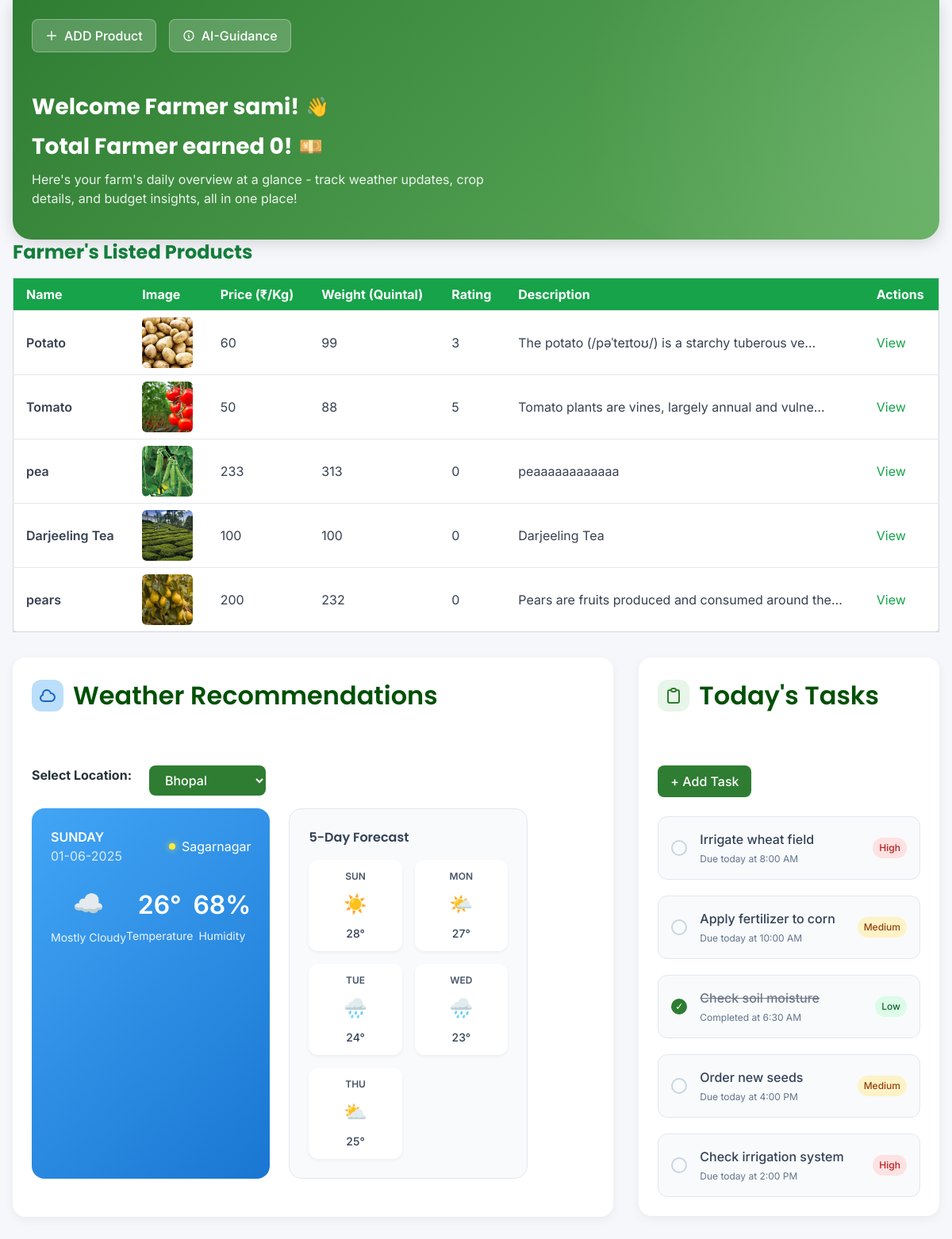
/farmer-dashboard/ (signed in), run on an earlier commit of the app's database.
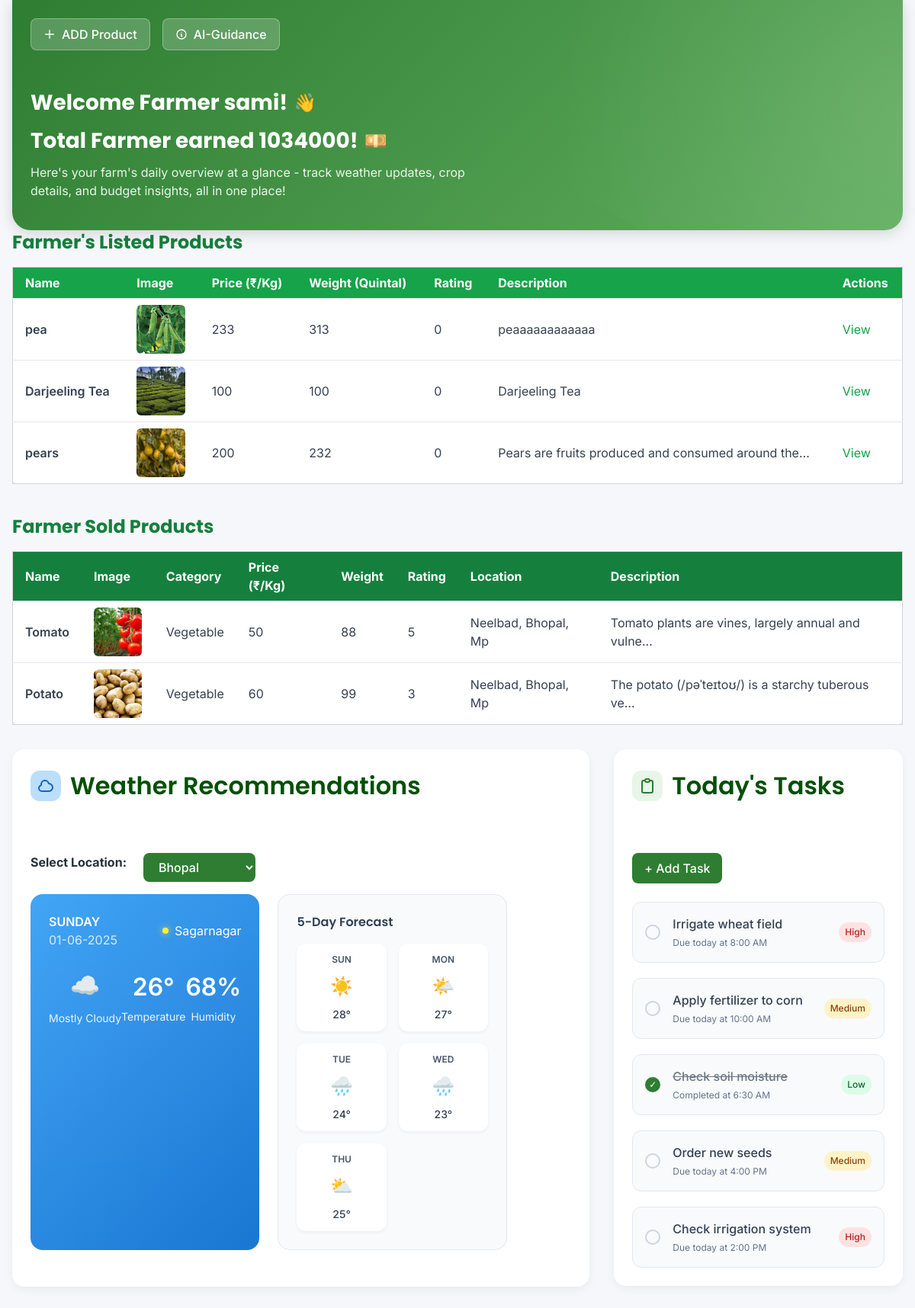
And on a later commit of the database.
### home/models.py (models this page shows, shortened)
class MarketItems(models.Model):
    farmer = models.ForeignKey(User,on_delete=models.CASCADE)
    items_name = models.CharField(max_length=1000)
    items_description = models.TextField(max_length=1000)
    category = models.ForeignKey(Category,on_delete=models.CASCADE)   # e.g. “Fertilizer”, “Tool”
    item_price = models.IntegerField()
    item_image = models.ImageField(upload_to='market_items/')
    items_weight = models.IntegerField()
    min_weight = models.IntegerField(default=0)
    item_rating = models.IntegerField(default=0)
    location = models.CharField(max_length=300,default="Neelbad, Bhopal, Mp")
    def __str__(self):
        return self.items_name

class FarmerHistory(models.Model):
    farmer = models.ForeignKey(User,on_delete=models.CASCADE)
    items_name = models.CharField(max_length=1000)
    items_description = models.TextField(max_length=1000)
    category = models.ForeignKey(Category,on_delete=models.CASCADE)   # e.g. “Fertilizer”, “Tool”
    item_price = models.IntegerField()
    item_image = models.ImageField(upload_to='market_items/')
    items_weight = models.IntegerField()
    item_rating = models.IntegerField(default=0)
    location = models.CharField(max_length=300,default="Neelbad, Bhopal, Mp")
    def __str__(self):
        return self.items_name

class Category(models.Model):
    name = models.CharField(max_length=300)

### home/views.py (the view)
# urls.py: path("farmer-dashboard/",views.farmer_dashboard,name="farmer_dashboard"),
@login_required
def farmer_dashboard(request):
    user = request.user
    history = FarmerHistory.objects.filter(farmer=user)
    market_items = MarketItems.objects.filter(farmer=request.user)
    total_amount = 0
    for item in history:
        total_amount += item.item_price*100*item.items_weight
    print(market_items)
    print(history)
    context = {
        "name" : user.first_name,
        "history":history,
        "total_amount" : total_amount,
        "market_items" : market_items
    }
    return render(request,"home/farmer_dashboard.html",context)

### templates/home/farmer_dashboard.html (shortened to what this page needs)
{% load static %}
<!DOCTYPE html>
<html lang="en">
  <head>
    <script src="https://cdn.tailwindcss.com"></script>
  </head>
  <body>
    <div class="app-container">
      <header class="header animate-slide-up">
        <div class="header-container">
          <div class="header-top">
            <div class="header-actions">
              <button class="add-farm-button" id="addProductBtn" onclick="window.location.href='{%url 'list_item' %}'">
                <svg width="16" height="16" fill="none" viewBox="0 0 24 24" stroke="currentColor">
                  <path stroke-linecap="round" stroke-linejoin="round" stroke-width="2" d="M12 4v16m8-8H4" />
                </svg>
                ADD Product
              </button>
              <button class="add-farm-button" id="guidanceBtn" onclick="window.location.href='{%url 'farmer_guidance' %}'">
                <svg width="16" height="16" fill="none" viewBox="0 0 24 24" stroke="currentColor">
                  <path stroke-linecap="round" stroke-linejoin="round" stroke-width="2" d="M13 16h-1v-4h-1m1-4h.01M21 12a9 9 0 11-18 0 9 9 0 0118 0z" />
                </svg>
                AI-Guidance
              </button>
            </div>
          </div>
          <div class="welcome-section animate-fade-in">
            <h1 class="welcome-title">
              Welcome Farmer {{name}}!
              <span class="hand-wave animate-bounce-gentle">👋</span>
            </h1>
            <h1 class="welcome-title">
              Total Farmer earned {{total_amount}}!
              <span class="hand-wave animate-bounce-gentle">💴</span>
            </h1>
            <p class="welcome-text">
              Here's your farm's daily overview at a glance - track weather updates, crop details, and budget insights, all in one place!
            </p>
          </div>
        </div>
      </header>
      {% if market_items %}
  <h2 class="text-2xl font-bold text-green-700 mb-4">Farmer's Listed Products</h2>
  <div class="overflow-x-auto">
    <table class="min-w-full table-auto border border-gray-300 bg-white rounded-lg shadow">
      <thead class="bg-green-600 text-white">
        <tr>
          <th class="px-4 py-2 text-left">Name</th>
          <th class="px-4 py-2 text-left">Image</th>
          <th class="px-4 py-2 text-left">Price (₹/Kg)</th>
          <th class="px-4 py-2 text-left">Weight (Quintal)</th>
          <th class="px-4 py-2 text-left">Rating</th>
          <th class="px-4 py-2 text-left">Description</th>
          <th class="px-4 py-2 text-left">Actions</th>
        </tr>
      </thead>
      <tbody class="text-gray-700">
        {% for item in market_items %}
        <tr class="border-t hover:bg-green-50">
          <td class="px-4 py-2 font-semibold">{{ item.items_name }}</td>
          <td class="px-4 py-2">
            {% if item.item_image %}
              <img src="{{ item.item_image.url }}" alt="{{ item.items_name }}" class="h-16 w-16 object-cover rounded-md">
            {% else %}
              <span class="italic text-gray-400">No Image</span>
            {% endif %}
          </td>
          <td class="px-4 py-2">{{ item.item_price }}</td>
          <td class="px-4 py-2">{{ item.items_weight }}</td>
          <td class="px-4 py-2">{{ item.item_rating }}</td>
          <td class="px-4 py-2">{{ item.items_description|truncatechars:50 }}</td>
          <td class="px-4 py-2">
            <a href="{% url 'product_card' item.id %}" class="text-green-600 hover:underline">View</a>
          </td>
        </tr>
        {% endfor %}
      </tbody>
    </table>
  </div>
{% endif %}
{% if history %}
  <h2 class="text-2xl font-bold text-green-700 mt-10 mb-4">Farmer Sold Products</h2>
  <div class="overflow-x-auto">
    <table class="min-w-full table-auto border border-gray-300 bg-white rounded-lg shadow">
      <thead class="bg-green-700 text-white">
        <tr>
          <th class="px-4 py-2 text-left">Name</th>
          <th class="px-4 py-2 text-left">Image</th>
          <th class="px-4 py-2 text-left">Category</th>
          <th class="px-4 py-2 text-left">Price (₹/Kg)</th>
          <th class="px-4 py-2 text-left">Weight</th>
          <th class="px-4 py-2 text-left">Rating</th>
          <th class="px-4 py-2 text-left">Location</th>
          <th class="px-4 py-2 text-left">Description</th>
        </tr>
      </thead>
      <tbody class="text-gray-700">
        {% for item in history %}
        <tr class="border-t hover:bg-green-50">
          <td class="px-4 py-2 font-semibold">{{ item.items_name }}</td>
          <td class="px-4 py-2">
            {% if item.item_image %}
              <img src="{{ item.item_image.url }}" alt="{{ item.items_name }}" class="h-16 w-16 object-cover rounded-md">
            {% else %}
              <img src="{% static 'images/placeholder.jpg' %}" alt="No image" class="h-16 w-16 object-cover rounded-md">
            {% endif %}
          </td>
          <td class="px-4 py-2">{{ item.category.name }}</td>
          <td class="px-4 py-2">{{ item.item_price }}</td>
          <td class="px-4 py-2">{{ item.items_weight }}</td>
          <td class="px-4 py-2">{{ item.item_rating }}</td>
          <td class="px-4 py-2">{{ item.location }}</td>
          <td class="px-4 py-2">{{ item.items_description|truncatechars:50 }}</td>
        </tr>
        {% endfor %}
      </tbody>
    </table>
  </div>
{% endif %}
      <main class="main-content">
        <section class="weather-section animate-slide-right">
          <div class="section-header">
            <div class="section-title">
              <div class="icon-container weather-icon-container">
                <svg class="section-icon" fill="none" viewBox="0 0 24 24" stroke="currentColor">
                  <path stroke-linecap="round" stroke-linejoin="round" stroke-width="2" d="M3 15a4 4 0 004 4h9a5 5 0 10-.1-9.999 5.002 5.002 0 10-9.78 2.096A4.4 4.4 0 003 15z" />
                </svg>
              </div>
              <h2>Weather Recommendations</h2>
            </div>
              <div class="section-actions">
                <label for="locationSelect" style="margin-right: 10px; font-weight: bold;">Select Location:</label>
                <select id="locationSelect" class="primary-button">
                  <option value="Bhopal">Bhopal</option>
                </select>
              </div>
          <div class="weather-content">
            <div class="weather-details">
              <div class="weather-header">
                <div>
                  <p class="day">SATURDAY</p>
                  <p class="date">02-Nov-2024</p>
                </div>
                <div class="location">
                  <div class="location-dot"></div>
                  <span>Sagarnagar</span>
                </div>
              </div>
              <div class="weather-stats">
                <div class="weather-stat-item">
                  <div class="stat-emoji">☁️</div>
                  <div class="stat-text">Mostly Cloudy</div>
                </div>
                <div class="weather-stat-item">
                  <div class="stat-value">26°</div>
                  <div class="stat-label">Temperature</div>
                </div>
                <div class="weather-stat-item">
                  <div class="stat-value">68%</div>
                  <div class="stat-label">Humidity</div>
                </div>
              </div>
            </div>
            <div class="weather-forecast">
              <h3 class="forecast-title">5-Day Forecast</h3>
              <div class="forecast-items">
                <div class="forecast-item">
                  <div class="forecast-day">SUN</div>
                  <div class="forecast-emoji">☀️</div>
                  <div class="forecast-temp">28°</div>
                </div>
                <div class="forecast-item">
                  <div class="forecast-day">MON</div>
                  <div class="forecast-emoji">🌤️</div>
                  <div class="forecast-temp">27°</div>
                </div>
                <div class="forecast-item">
                  <div class="forecast-day">TUE</div>
                  <div class="forecast-emoji">🌧️</div>
                  <div class="forecast-temp">24°</div>
                </div>
                <div class="forecast-item">
                  <div class="forecast-day">WED</div>
                  <div class="forecast-emoji">🌧️</div>
                  <div class="forecast-temp">23°</div>
                </div>
                <div class="forecast-item">
                  <div class="forecast-day">THU</div>
                  <div class="forecast-emoji">⛅</div>
                  <div class="forecast-temp">25°</div>
                </div>
              </div>
            </div>
          </div>
        </section>
        <section class="tasks-section animate-slide-left">
          <div class="section-header">
            <div class="section-title">
              <div class="icon-container" style="background-color: #e8f5e9; color: #2e7d32;">
                <svg class="section-icon" fill="none" viewBox="0 0 24 24" stroke="currentColor">
                  <path stroke-linecap="round" stroke-linejoin="round" stroke-width="2" d="M9 5H7a2 2 0 00-2 2v12a2 2 0 002 2h10a2 2 0 002-2V7a2 2 0 00-2-2h-2M9 5a2 2 0 002 2h2a2 2 0 002-2M9 5a2 2 0 012-2h2a2 2 0 012 2" />
                </svg>
              </div>
              <h2>Today's Tasks</h2>
            </div>
            <div class="section-actions">
              <button class="primary-button" id="addTaskBtn">
                + Add Task
              </button>
            </div>
          </div>
          <div class="tasks-content">
            <div class="task-item">
              <div class="task-checkbox" onclick="toggleTaskComplete(this)"></div>
              <div class="task-content">
                <div class="task-title">Irrigate wheat field</div>
                <div class="task-due" data-original="Due today at 8:00 AM">Due today at 8:00 AM</div>
              </div>
              <div class="task-priority priority-high">High</div>
            </div>
            <div class="task-item">
              <div class="task-checkbox" onclick="toggleTaskComplete(this)"></div>
              <div class="task-content">
                <div class="task-title">Apply fertilizer to corn</div>
                <div class="task-due" data-original="Due today at 10:00 AM">Due today at 10:00 AM</div>
              </div>
              <div class="task-priority priority-medium">Medium</div>
            </div>
            <div class="task-item">
              <div class="task-checkbox checked" onclick="toggleTaskComplete(this)"></div>
              <div class="task-content">
                <div class="task-title" style="text-decoration: line-through; opacity: 0.7;">Check soil moisture</div>
                <div class="task-due" data-original="Due today at 6:30 AM">Completed at 6:30 AM</div>
              </div>
              <div class="task-priority priority-low">Low</div>
            </div>
            <div class="task-item">
              <div class="task-checkbox" onclick="toggleTaskComplete(this)"></div>
              <div class="task-content">
                <div class="task-title">Order new seeds</div>
                <div class="task-due" data-original="Due today at 4:00 PM">Due today at 4:00 PM</div>
              </div>
              <div class="task-priority priority-medium">Medium</div>
            </div>
            <div class="task-item">
              <div class="task-checkbox" onclick="toggleTaskComplete(this)"></div>
              <div class="task-content">
                <div class="task-title">Check irrigation system</div>
                <div class="task-due" data-original="Due today at 2:00 PM">Due today at 2:00 PM</div>
              </div>
              <div class="task-priority priority-high">High</div>
            </div>
          </div>
        </section>
</body>
</html>

What changed in the data, as far as the page shows it:
removed MarketItems: items_name "Potato", item_image (picture), item_price "60", items_weight "99", item_rating "3", items_description "The potato (/pəˈteɪtoʊ/) is a starchy tuberous ve…"
removed MarketItems: items_name "Tomato", item_image (picture), item_price "50", items_weight "88", item_rating "5", items_description "Tomato plants are vines, largely annual and vulne…"
added FarmerHistory: items_name "Tomato", item_image (picture), category.name "Vegetable", item_price "50", items_weight "88", item_rating "5", location "Neelbad, Bhopal, Mp", items_description "Tomato plants are vines, largely annual and vulne…"
added FarmerHistory: items_name "Potato", item_image (picture), category.name "Vegetable", item_price "60", items_weight "99", item_rating "3", location "Neelbad, Bhopal, Mp", items_description "The potato (/pəˈteɪtoʊ/) is a starchy tuberous ve…"
Also different on the page:
{{ total_amount }}: "0" → "1034000"
text now shown: "Farmer Sold Products Name Image Category Price (₹/Kg) Weight Rating Location Description"
